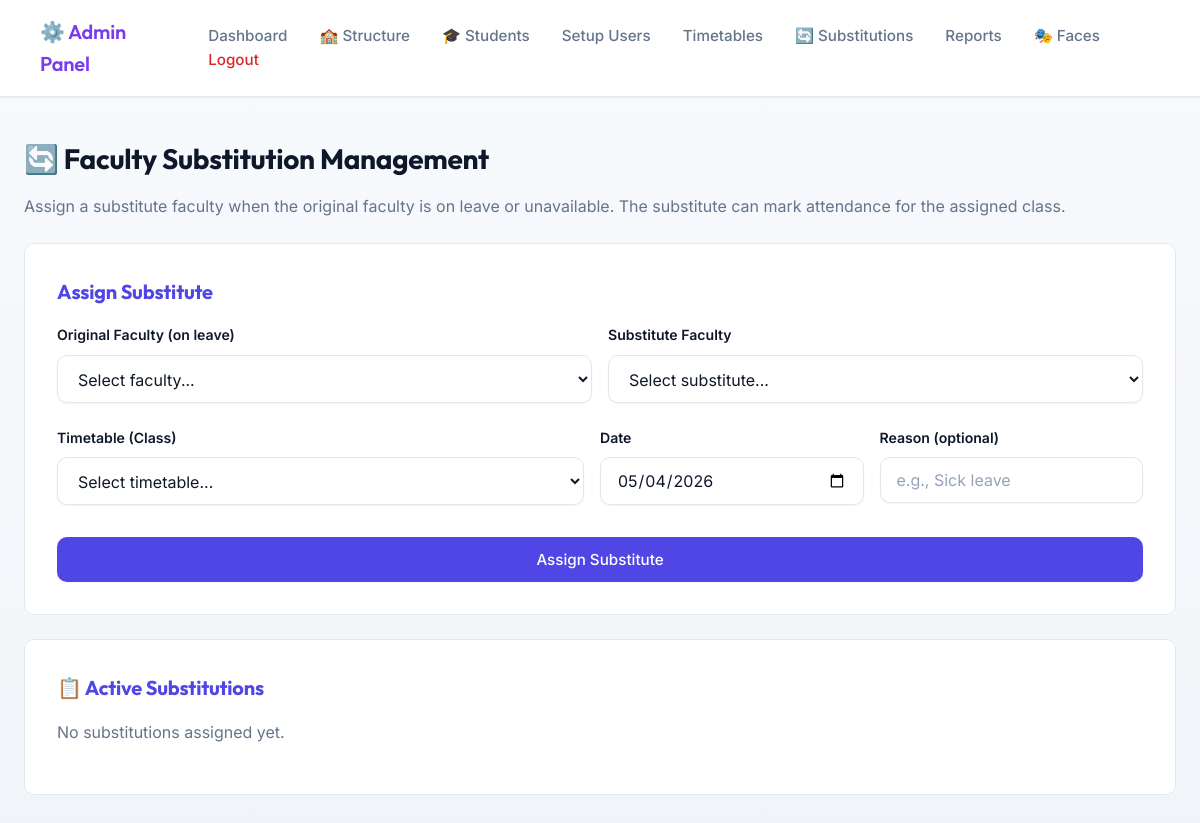
Page /admin/substitutions (signed in) on the earlier database version.
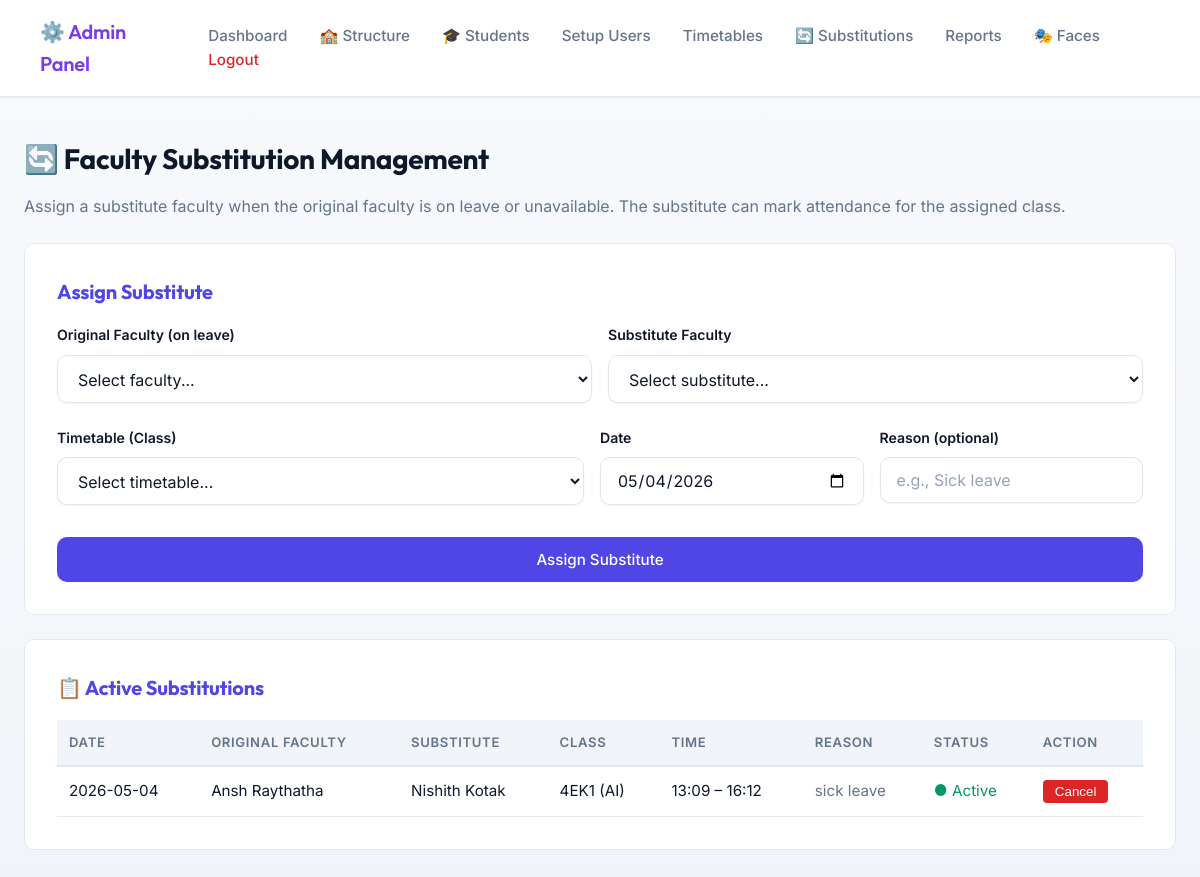
Same page on the later database version.
### tables this page shows
CREATE TABLE faculty_substitutions (
                id                     INTEGER PRIMARY KEY AUTOINCREMENT,
                original_faculty_id    INTEGER NOT NULL,
                substitute_faculty_id  INTEGER NOT NULL,
                timetable_id           INTEGER NOT NULL,
                date                   TEXT NOT NULL,
                reason                 TEXT DEFAULT '',
                status                 TEXT DEFAULT 'active',
                created_at             TIMESTAMP DEFAULT CURRENT_TIMESTAMP,
                FOREIGN KEY (original_faculty_id)   REFERENCES faculties(id),
                FOREIGN KEY (substitute_faculty_id) REFERENCES faculties(id),
                FOREIGN KEY (timetable_id)          REFERENCES timetables(id),
                UNIQUE(original_faculty_id, timetable_id, date)
            );

CREATE TABLE faculties (
                id INTEGER PRIMARY KEY AUTOINCREMENT,
                name TEXT NOT NULL,
                email TEXT UNIQUE NOT NULL,
                department TEXT NOT NULL,
                passcode_hash TEXT NOT NULL,
                created_at TIMESTAMP DEFAULT CURRENT_TIMESTAMP,
                is_active BOOLEAN DEFAULT 1
            );

CREATE TABLE timetables (
                id INTEGER PRIMARY KEY AUTOINCREMENT,
                faculty_id INTEGER NOT NULL,
                class_name TEXT NOT NULL,
                day_of_week TEXT NOT NULL,
                start_time TEXT NOT NULL,
                end_time TEXT NOT NULL,
                room_number TEXT,
                created_at TIMESTAMP DEFAULT CURRENT_TIMESTAMP, class_id INTEGER, batch_id INTEGER, subject_name TEXT,
                FOREIGN KEY (faculty_id) REFERENCES faculties(id)
            );

### app.py (the view)
    def wrap(*args, **kwargs):
        if not session.get("admin_logged_in"):
            return redirect(url_for("admin_login"))
        return f(*args, **kwargs)

### app.py (called while the page is built)
def get_db():
    return Database()

def admin_required(f):
    def wrap(*args, **kwargs):
        if not session.get("admin_logged_in"):
            return redirect(url_for("admin_login"))
        return f(*args, **kwargs)
    wrap.__name__ = f.__name__
    return wrap

@app.route("/admin/substitutions")
@admin_required
def admin_substitutions():
    db = get_db()
    faculties = db.get_all_faculties() or []
    timetables = []
    for row in (db.get_all_timetables() or []):
        timetables.append({
            "id": row["id"],
            "faculty_id": row["faculty_id"],
            "faculty_name": row["faculty_name"],
            "class_name": row["class_name"],
            "subject": row["subject_name"],
            "day": row["day_of_week"],
            "start": row["start_time"],
            "end": row["end_time"],
        })
    substitutions = db.get_all_substitutions() or []
    return render_template(
        "admin_substitutions.html",
        faculties=faculties,
        timetables=timetables,
        substitutions=substitutions,
    )

### templates/admin_substitutions.html (shortened to what the changed rows need)
{% extends "admin_base.html" %}
{% block content %}
<h2>🔄 Faculty Substitution Management</h2>
<div style="background: var(--bg-card); padding: 2rem; border-radius: var(--radius-md); border: 1px solid var(--border-color); margin-top: 1.5rem;">
    <h3 style="color: var(--accent-blue); margin-bottom: 1rem;">📋 Active Substitutions</h3>
    {% if substitutions %}
    <div style="overflow-x: auto;">
        <table style="width: 100%; border-collapse: collapse;">
            <thead>
                <tr style="border-bottom: 2px solid var(--border-color); text-align: left;">
                    <th style="padding: 0.75rem;">Date</th>
                    <th style="padding: 0.75rem;">Original Faculty</th>
                    <th style="padding: 0.75rem;">Substitute</th>
                    <th style="padding: 0.75rem;">Class</th>
                    <th style="padding: 0.75rem;">Time</th>
                    <th style="padding: 0.75rem;">Reason</th>
                    <th style="padding: 0.75rem;">Status</th>
                    <th style="padding: 0.75rem;">Action</th>
                </tr>
            </thead>
            <tbody>
                {% for s in substitutions %}
                <tr style="border-bottom: 1px solid var(--border-color); {% if s[7] == 'cancelled' %}opacity: 0.5;{% endif %}">
                    <td style="padding: 0.75rem;">{{ s[4] }}</td>
                    <td style="padding: 0.75rem;">{{ s[8] }}</td>
                    <td style="padding: 0.75rem;">{{ s[9] }}</td>
                    <td style="padding: 0.75rem;">{{ s[10] }} {% if s[11] %}({{ s[11] }}){% endif %}</td>
                    <td style="padding: 0.75rem;">{{ s[12] }} – {{ s[13] }}</td>
                    <td style="padding: 0.75rem; color: var(--text-muted);">{{ s[5] or '—' }}</td>
                    <td style="padding: 0.75rem;">
                        {% if s[6] == 'active' %}
                            <span style="color: var(--accent-green);">● Active</span>
                        {% else %}
                            <span style="color: var(--text-muted);">● Cancelled</span>
                        {% endif %}
                    </td>
                    <td style="padding: 0.75rem;">
                        {% if s[6] == 'active' %}
                            <button onclick="cancelSubstitution({{ s[0] }})" style="background: var(--accent-red); color: #fff; border: none; padding: 4px 12px; border-radius: 4px; cursor: pointer;">Cancel</button>
                        {% else %}
                            <span style="color: var(--text-muted); font-size: 0.85rem;">—</span>
                        {% endif %}
                    </td>
                </tr>
                {% endfor %}
            </tbody>
        </table>
    </div>
    {% else %}
    <p style="color: var(--text-muted);">No substitutions assigned yet.</p>
    {% endif %}
</div>
{% endblock %}

Differences in the rows shown:
added faculty_substitutions: date "2026-05-04", name "Ansh Raythatha", name "Nishith Kotak", class_name "4EK1", subject_name "AI", start_time "13:09", end_time "16:12", reason "sick leave", status "● Active"
Other differences:
text no longer shown: "No substitutions assigned yet."
text now shown: "DATE ORIGINAL FACULTY SUBSTITUTE CLASS TIME REASON STATUS ACTION"
